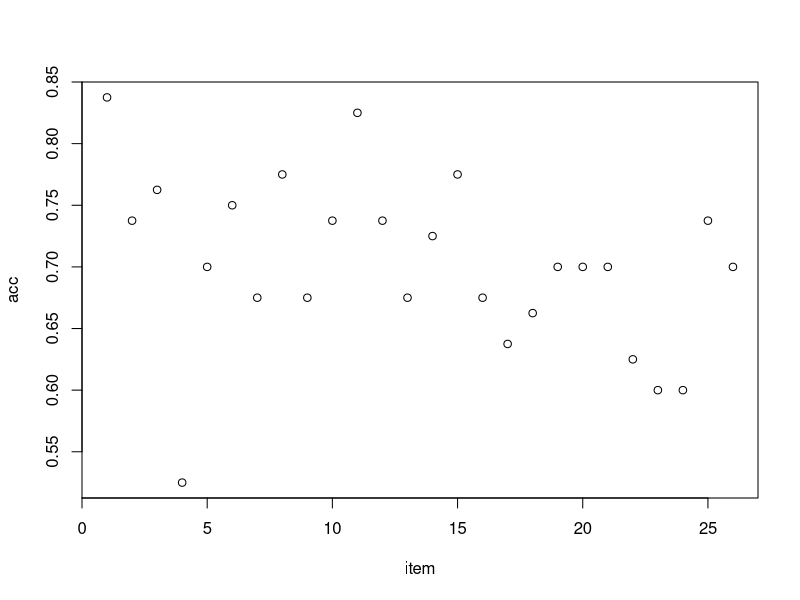
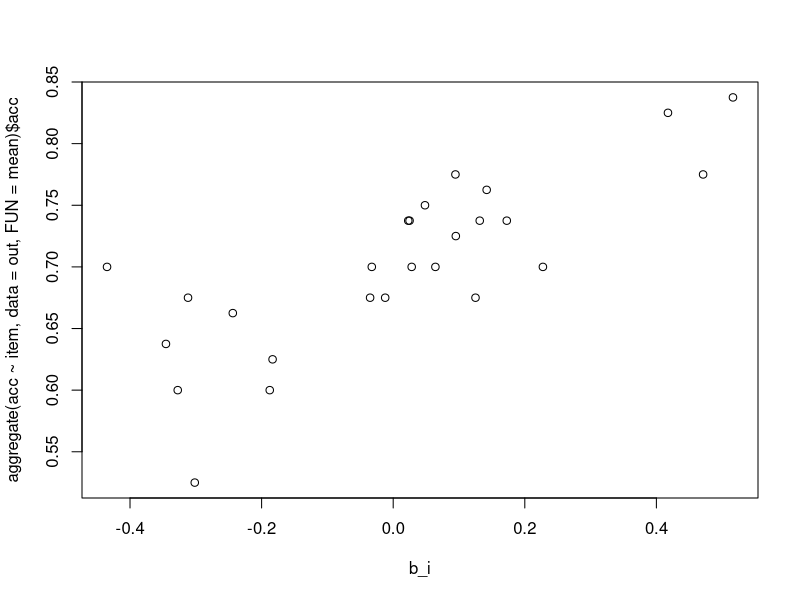
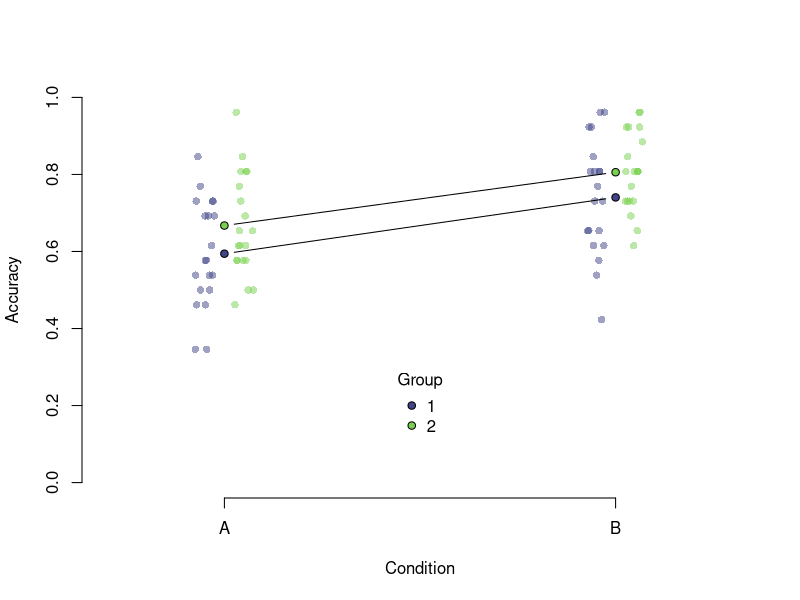

These charts were generated, in order, by the following R code: (Note: this script raises an error after producing the figures.)
### ~~~ ~~~ ~~~ ~~~ ~~~ ~~~ ~~~ ~~~ ~~~ 
### Simulate data for brms example 2
### Example recall experiment with 26 items (e.g. words)
### two groups (S participants each) 
### and two repeated measures conditions (items recalled in both conditions)
### acc = recall accuracy
### there is between item variability and random participant 
### variability in both intercept and slope
### fixed effects of both group and condition but 
### no interaction (on logit scale)
### ~~~ ~~~ ~~~ ~~~ ~~~ ~~~ ~~~ ~~~ ~~~ 

S = 20

out = expand.grid(id = 1:(S*2), item = 1:26, condition=c(1,2))

N = nrow(out)

out$group = ifelse(out$id > S, 2, 1)

# 'fixed' effects
mu_int = qlogis(.7)
mu_cond = .4
mu_group = .2

# 'random' effects
sd_int = .5
sd_cond = .5
rho_int_cond = .3

sd_item = .3

d = diag(c(sd_int, sd_cond))
r = matrix(c(1,rho_int_cond, rho_int_cond,1), nrow = 2, ncol = 2)

cov_mat = d%*%r%*%d

# generate participant and item effects
b_s = MASS::mvrnorm(S*2, mu = c(0,0), Sigma = cov_mat)
b_i = rnorm(26, mean = 0, sd = sd_item)

# calculate expected logit(probability) of a correct response for each row
logit_p = with(out, mu_int + b_s[id,1] + (mu_cond + b_s[id,2])*c(-1,1)[condition] + mu_group*c(-1,1)[group] + b_i[item])

# simulate accuracy
out$acc = rbinom(n = N, size = 1, prob = plogis(logit_p))

# group/condition means (proportion correct)
out_means = aggregate(acc ~ condition + group, data = out, FUN = mean)

# item differences
plot(aggregate(acc ~ item, data = out, FUN = mean))
plot(b_i, aggregate(acc ~ item, data = out, FUN = mean)$acc) # by simulated deviation from mean

# aggregate proportion correct for each participant in each condition
out_agg = aggregate(acc ~ id + condition + group, data = out, FUN = mean)


## plot individuals and means...
cols_l = viridis::viridis(2, begin = .2, end = .8, alpha = .5)
cols_d = viridis::viridis(2, begin = .2, end = .8)

ids = list()
ids[[1]] = 1:20
ids[[2]] = 21:40

jitts = c(-.05, .05) # so groups are side-by-side

plot(NA, xlim=c(.7, 2.3), ylim=c(0,1), xlab="Condition", ylab="Accuracy", axes=F)
axis(1, at=1:2, labels = c("A", "B"))
axis(2)

for (g in c(1, 2)){
  # individual data points
  lapply(ids[[g]], function(x) with(subset(out_agg, id==x), points(jitter(condition+jitts[g], amount = .025), acc, pch=16, col=cols_l[g], type='p')))
}
for (g in c(1, 2)){
  with(subset(out_means, group==g), points(condition, acc, pch=21, bg=cols_d[g], type='b'))
}
legend(x = 1.5, y = .2, legend = c("1", "2"), pch = 21, pt.bg = cols_d, title = "Group", xjust = .5, yjust=.5, bty='n')

#### Make the data less 'numbery' and write 

out = as.data.frame(out)

out$item = LETTERS[out$item]
out$condition = c("A", "B")[out$condition]

out = out[order(out$id),]

write.csv(x = out, file = "examples/accuracy-data.csv", row.names = F)


